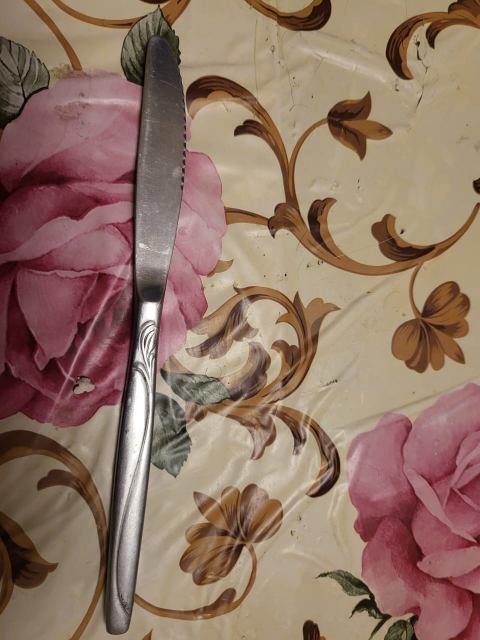
#> input picture knife.jpg, 960 x 1280 px (shown at 1/2 size)
$ jupyter execute --allow-errors project.ipynb
#> lines starting #> are read from the running program, lines starting #| are printed output that depends on the picture
[cell 1]
#math========================================
import numpy as np
import math as mt
#============================================

#scikit-learn================================
from sklearn.cluster import KMeans
import sklearn as sk
#============================================

#plot=======================================
from matplotlib import pyplot as plt,image
#===========================================

#scikit-image =============================================
import skimage.io as io
import skimage as sk
from skimage.exposure import histogram
from skimage.color import rgb2gray,rgb2hsv,label2rgb,rgba2rgb
from skimage.util import random_noise
from skimage.feature import canny,peak_local_max
from skimage.measure import label
from skimage.filters import gaussian,thresholding,threshold_otsu
import skimage.restoration as resto
import skimage.segmentation as seg
from skimage.filters.rank import entropy
from skimage.morphology import disk
#==========================================================

#scipy lib for transformative operations ==================
from scipy.signal import convolve2d
from scipy import fftpack,ndimage
#==========================================================

#Comprehensive Image libraries ============================
import cv2
import cvlib as cv
#==========================================================

#quality assessment modules ===============================
import imquality.brisque as brisque
#==========================================================

[cell 2]
class img(object):
    def __init__(self,name):
#> called with name = 'knife.jpg'
        self.name = name
        self.imgs = io.imread(name)
#> self.imgs is the input picture: shape (1280, 960, 3); mean R, G, B 144.5, 116.2, 100.9
        if self.imgs.shape[2] > 3:
            self.gray = rgb2gray(rgba2rgb(self.imgs))
        else:
            self.gray = rgb2gray(self.imgs)
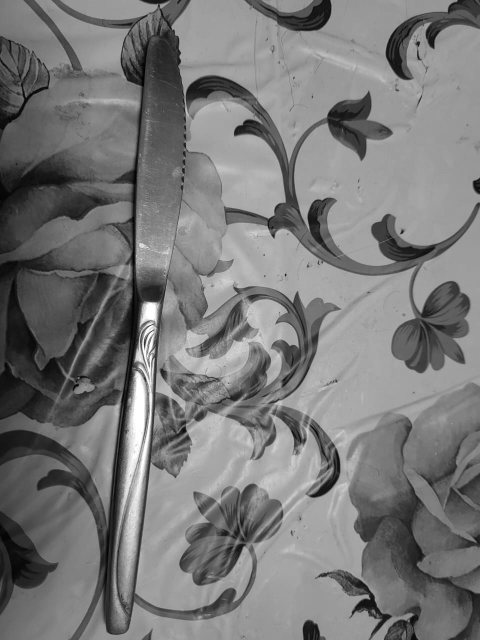
#> self.gray: shape (1280, 960) float64 (shown at 1/2 size); min 0.000833, max 1, mean 0.475
    @staticmethod
    def func_(self):
        self.functions = []
    @staticmethod
    def add_functions(self,functions,function_name: str):
        self.functions.append((function_name,functions))
    def get_quality(self):
        return brisque.score(self.imgs)
    def preprocess_noise(self):
        org_score = self.get_quality()
        add_noise = self.imgs.copy()
        imp_noise = self.imgs.copy()

    def extract_contours(self):
        copy = cv2.resize(self.gray,None,fx= 0.9,fy=0.9)
        ret, binary = cv2.threshold(copy,0,255,cv2.THRESH_BINARY+cv2.THRESH_OTSU)
        cnts, _ = cv2.findContours(binary,cv2.RETR_TREE,cv2.CHAIN_APPROX_SIMPLE)
        img_copy = self.imgs.copy()
        img_copy = cv2.drawContours(img_copy,cnts,-1,(0,255,0),thickness=2,lineType=cv2.LINE_AA)
        return img_copy


$ run again, with OIP.jpg copied over knife.jpg
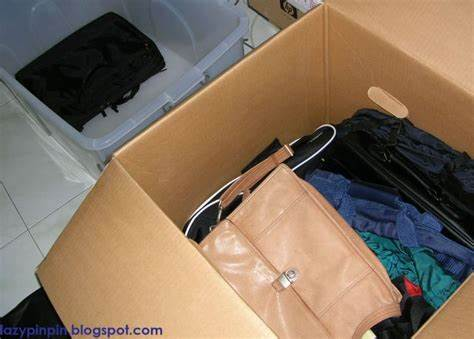
#> input picture OIP.jpg, 474 x 339 px
#> in __init__, self.imgs is the input picture: shape (339, 474, 3); mean R, G, B 132.3, 112.9, 94.2
#> in __init__, `self.gray = rgb2gray(self.imgs)`:
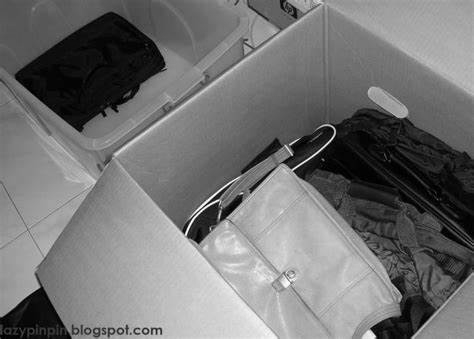
#> self.gray: shape (339, 474) float64; min 0, max 1, mean 0.454

$ run again, with arduino_alone.jpg copied over knife.jpg
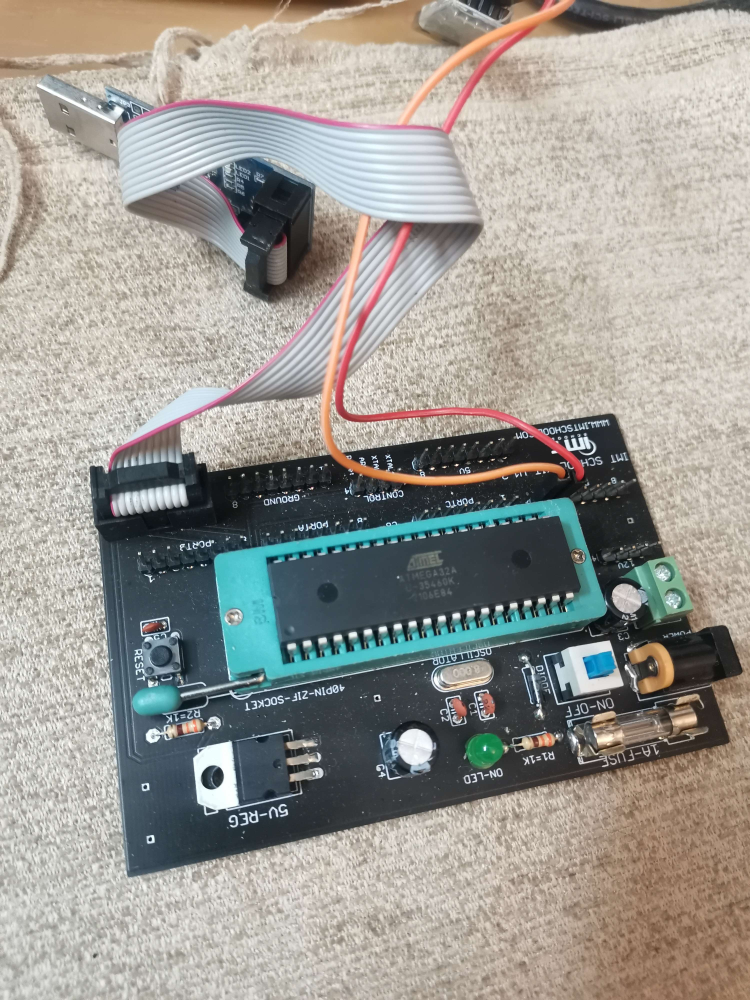
#> input picture arduino_alone.jpg, 3000 x 4000 px (shown at 1/4 size)
#> in __init__, self.imgs is the input picture: shape (4000, 3000, 3); mean R, G, B 155.6, 153.4, 147.3
#> in __init__, `self.gray = rgb2gray(self.imgs)`:
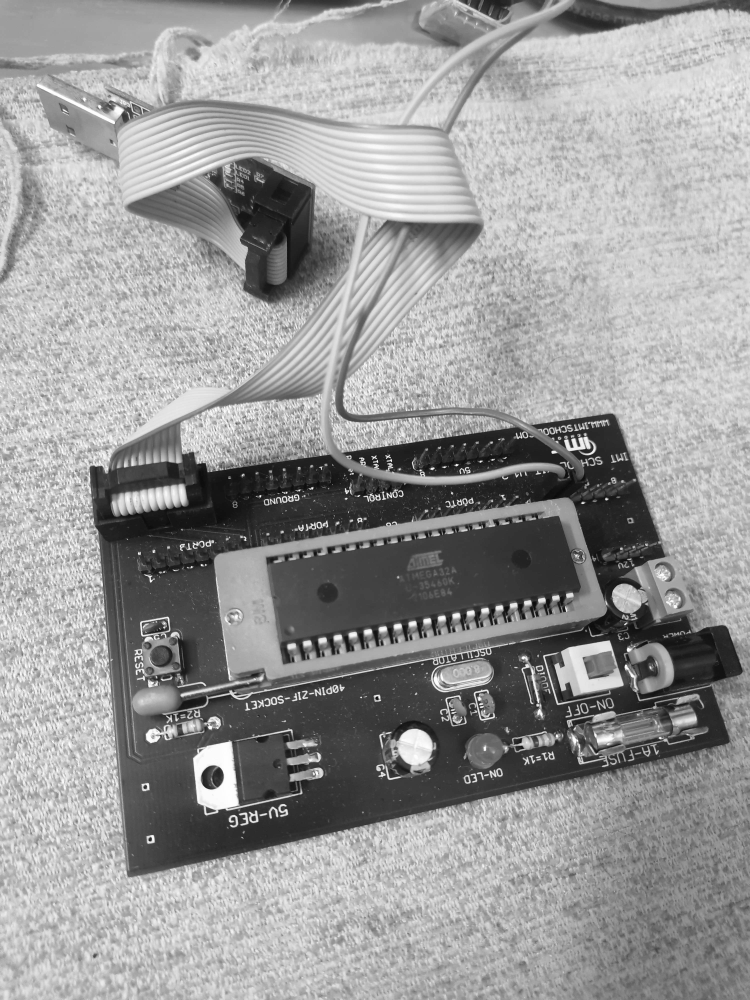
#> self.gray: shape (4000, 3000) float64 (shown at 1/4 size); min 0, max 1, mean 0.602

$ run again, with arduino_chip_highlighted.jpg copied over knife.jpg
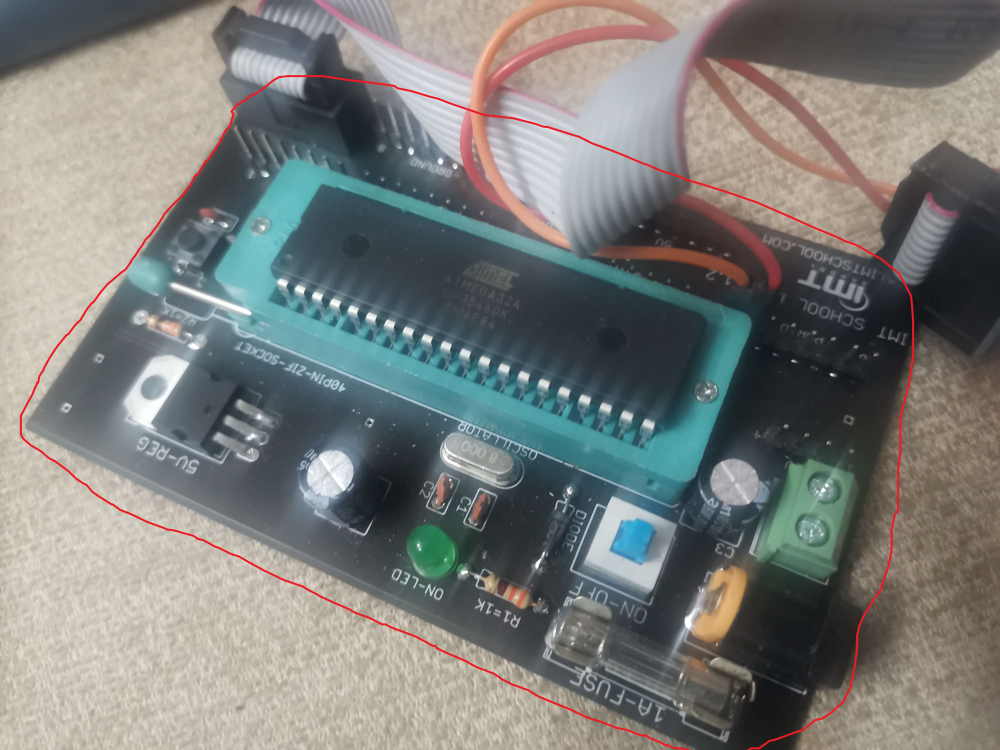
#> input picture arduino_chip_highlighted.jpg, 4000 x 3000 px (shown at 1/4 size)
#> in __init__, self.imgs is the input picture: shape (3000, 4000, 3); mean R, G, B 123.8, 125.4, 122.2
#> in __init__, `self.gray = rgb2gray(self.imgs)`:
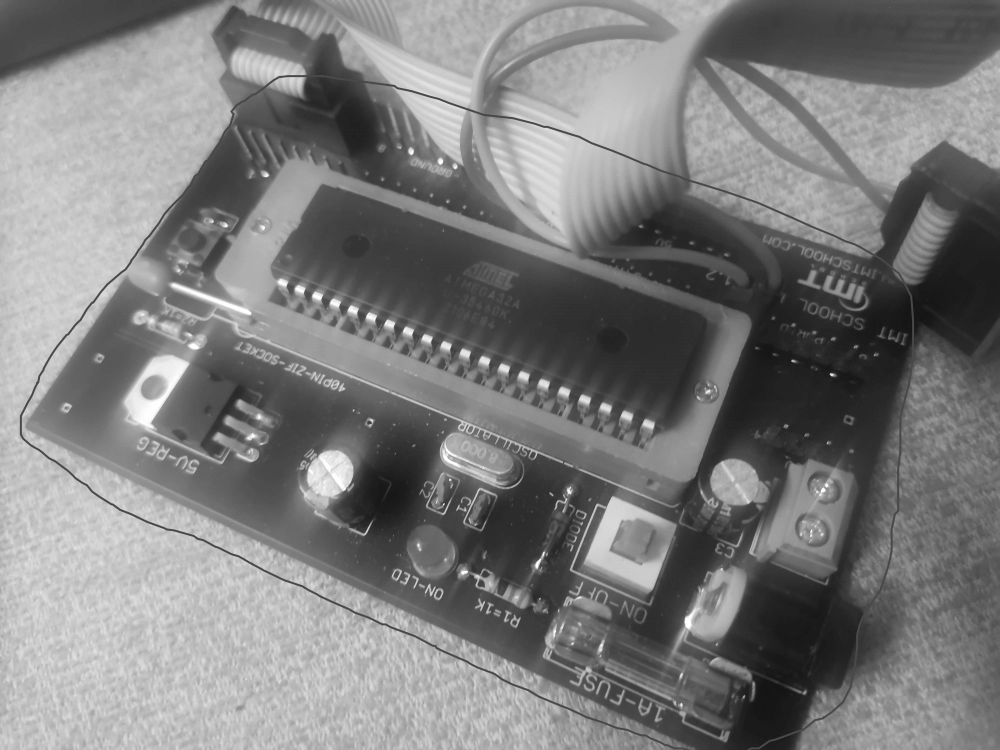
#> self.gray: shape (3000, 4000) float64 (shown at 1/4 size); min 0.00394, max 1, mean 0.49
